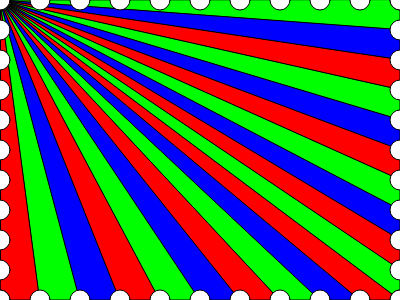
Frame 1 (no input)
Frame 60 (no input): identical to frame 1, image omitted
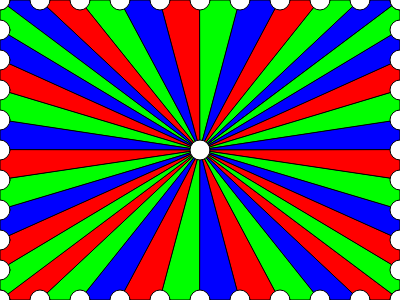
Frame 120 (the mouse pressed at the canvas centre since frame 60)

The p5.js sketch that drew these frames (run headless with seeded random() and noise() and a simulated clock; from frame 60 on, the mouse is pressed at the canvas centre):

// p5.js sketch
// ── sketch.js
  // drawing with loop 1
  // Luke Wu
  // February 27, 2024
  //
  // Extra for Experts:
  // use loop to create + Array to create some visulization

  let point1 = [], point2 = [];

  function setup() {
    createCanvas(400, 300);
   

  }

  // function mousePressed(){
  //   point1.push(mouseX);
  //   point2.push(mouseY);
  // }

  function cornerAndMouse(){
    // draw same circles near each the four corners
    // and connect some line to mouse position
    
    
    
    
    let state = 0;
    for(let i = 1 ; i < point2.length ; ++i){
      if(state === 3) state = 0;
      if(state === 0) fill(255,0,0);
      if(state === 1) fill(0,255,0);
      if(state === 2) fill(0,0,255);
      if(i === 11) continue;
      if(i === 22) continue;
      
      triangle(point1[i -1], point2[i - 1], point1[i], point2[i], mouseX, mouseY);
      
      state++;
    }
    
    

   
    fill(255,255,255);
    
    for(let i = 0; i < point1.length; ++i){
      fill(255,255,255);
      circle(point1[i],point2[i],20);
    }
    
    point1.length = 0;
    point2.length = 0;
    circle(mouseX,mouseY,20);


  }


function init(){
  for(let i = 0; i <=width; i+= 40)
  { 
    point1.push(i);
    point2.push(height);
  }

  for(let i = 0; i <= height ; i+= 30){
    point1.push(0);
    point2.push(i);
  }

  for(let i = 0 ; i <= width; i+= 40){
    point1.push(i);
    point2.push(0);
  }
  
  for(let i = 0 ; i <= height; i+=30){
    point1.push(width);
    point2.push(i);
  }
}

  function draw() {
    background(220);

    init();
    cornerAndMouse();
    
    // if(point1.length > 10 && point2.length > 10){
    //   point1.length = 0; 
    //   point2.length = 0; 
    // }
    
    
  }
